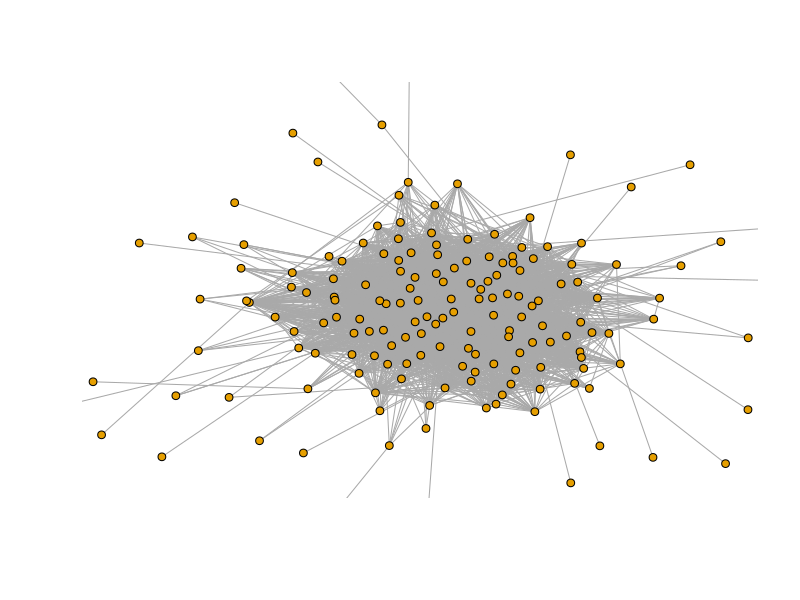

Here is the R script that generated this plot:
library(igraph)

raw_graph_data = read.csv(file="social_network_graph_data.csv", header=FALSE, sep=" ")

graph_data <- raw_graph_data[3:nrow(raw_graph_data), 1:2]
str(graph_data)

raw_graph <- graph_from_data_frame(graph_data, directed=FALSE)
graph = simplify(raw_graph)

# check if graph has 167 vertices & 5783 edges
print(vcount(graph))
print(ecount(graph))

# CONDUCT DISTRIBUTION SIMULATION

# mark all nodes as non-infected
for(vertex_index in V(graph)) {
  V(graph)[vertex_index]$infected = F
}
print(V(graph)$infected)

# set a random node to be infected
random_index = sample(1:vcount(graph), 1)
V(graph)[random_index]$infected = T

plot(graph, rescale = TRUE, ylim=c(-.8,.8),xlim=c(-.8,.8), asp = 0, vertex.label=NA, vertex.size=2, layout=layout.drl(graph))

#infect neighbors of sampled node
for(neighbor in neighbors(graph, V(graph)[random_index])){
  V(graph)[neighbor]$infected=T
  V(graph)[neighbor]$color="red"
}




